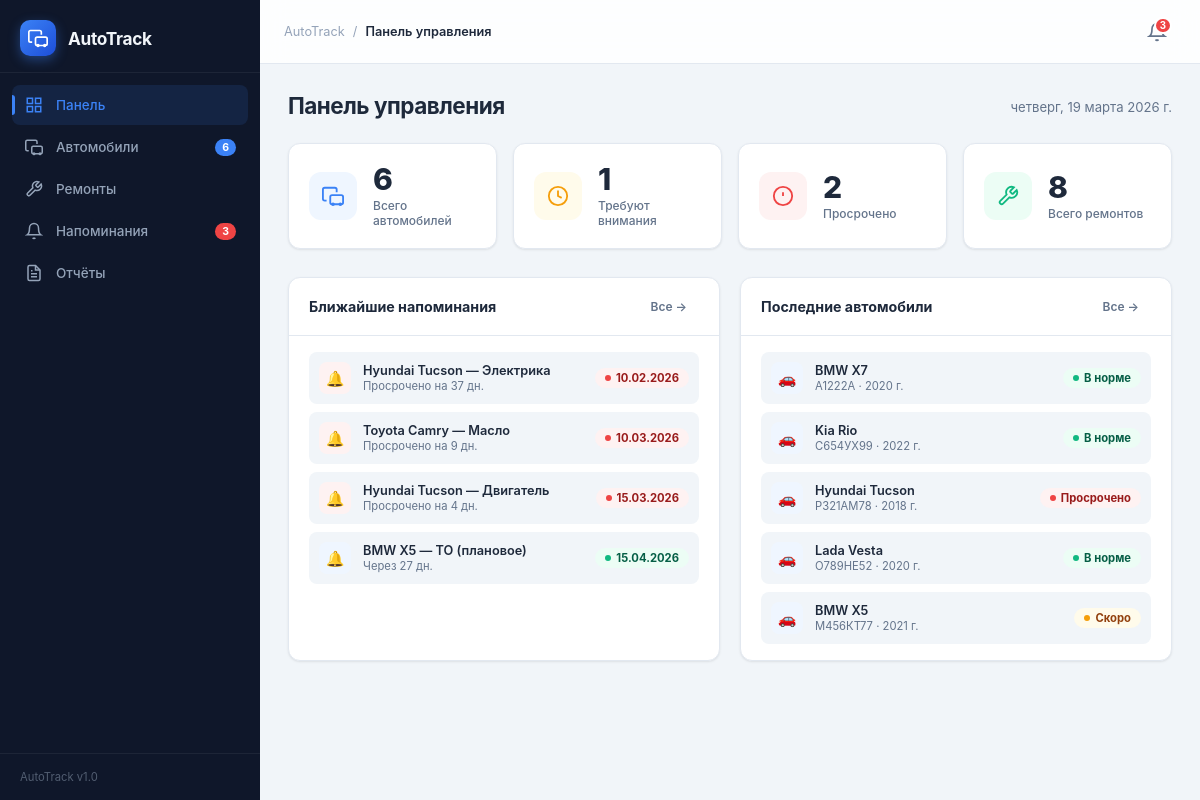
The page / on the database its author committed.
### apps/cars/models.py (models this page shows, shortened)
class Fix(models.Model):
    car = models.ForeignKey(Car, on_delete=models.CASCADE, verbose_name='Машина')
    repair_type = models.CharField(max_length=100, verbose_name='Тип ремонта')
    date = models.DateField(verbose_name='Дата ремонта')
    next_date = models.DateField(null=True, blank=True, verbose_name='Следующий ремонт')
    description = models.TextField(blank=True, default='', verbose_name='Комментарий')
    class Meta:
        verbose_name = 'Ремонт'
        verbose_name_plural = 'Ремонты'

class Car(models.Model):
    marka = models.CharField(max_length=50, verbose_name='Марка')
    model = models.CharField(max_length=50, verbose_name='Модель')
    gos_munber = models.CharField(max_length=20, verbose_name='Гос номер')
    year = models.PositiveIntegerField(verbose_name='Год выпуска')
    note = models.TextField(blank=True, default='', verbose_name='Примечание')
    class Meta:
        verbose_name = 'Машина'
        verbose_name_plural = 'Машины'

### apps/cars/views.py (the view)
# urls.py: path('', views.index, name='index'),
def index(request):
    today = date.today()
    cars = list(Car.objects.all())
    fixes = list(Fix.objects.select_related('car').order_by('-date'))
    fixes_by_car = {}
    for f in fixes:
        fixes_by_car.setdefault(f.car_id, []).append(f)
    def repair_status(next_date):
        if not next_date:
            return 'ok', 'В норме'
        diff = (next_date - today).days
        if diff < 0:
            return 'overdue', 'Просрочено'
        if diff <= 31:
            return 'soon', 'Скоро'
        return 'ok', 'В норме'
    cars_data = []
    for car in cars:
        car_fixes = fixes_by_car.get(car.id, [])
        last_fix = car_fixes[0] if car_fixes else None
        upcoming = [f for f in car_fixes if f.next_date]
        next_fix = min(upcoming, key=lambda f: f.next_date) if upcoming else None
        status, status_label = repair_status(next_fix.next_date if next_fix else None)
        cars_data.append({
            'car': car,
            'last_fix': last_fix,
            'next_fix': next_fix,
            'status': status,
            'status_label': status_label,
        })
    total_cars = len(cars)
    total_fixes = len(fixes)
    overdue_count = sum(1 for c in cars_data if c['status'] == 'overdue')
    soon_count = sum(1 for c in cars_data if c['status'] == 'soon')
    this_month = today.month
    this_year = today.year
    next_month = (this_month % 12) + 1
    next_month_year = this_year + (1 if this_month == 12 else 0)
    reminders = []
    for f in fixes:
        if not f.next_date:
            continue
        diff = (f.next_date - today).days
        nd = f.next_date
        if diff < 0:
            status = 'overdue'
            label = f'Просрочено на {abs(diff)} дн.'
        elif nd.month == this_month and nd.year == this_year:
            status = 'this_month'
            label = 'Сегодня!' if diff == 0 else f'Через {diff} дн.'
        elif nd.month == next_month and nd.year == next_month_year:
            status = 'next_month'
            label = f'Через {diff} дн.'
        else:
            continue
        reminders.append({
            'id': f.id,
            'car': f'{f.car.marka} {f.car.model}',
            'plate': f.car.gos_munber,
            'type': f.repair_type,
            'date': f.next_date,
            'diff': diff,
            'status': status,
            'label': label,
        })
    reminders.sort(key=lambda r: r['diff'])
    alert_reminder_ids = [
        r['id'] for r in reminders if r['status'] in ('overdue', 'this_month')
    ]
    context = {
        'cars_data': cars_data,
        'cars': cars,
        'fixes': fixes,
        'reminders': reminders,
        'total_cars': total_cars,
        'total_fixes': total_fixes,
        'overdue_count': overdue_count,
        'soon_count': soon_count,
        'alert_count': overdue_count + soon_count,
        'recent_cars_data': list(reversed(cars_data))[:5],
        'alert_reminder_ids_json': json.dumps(alert_reminder_ids),
    }
    return render(request, 'index.html', context)

### templates/index.html (shortened to what this page needs)
{% load static %}
<!DOCTYPE html>
<html lang="ru">
<head>
  <link rel="stylesheet" href="{% static 'css/style.css' %}" />
</head>
<body>
  <aside class="sidebar" id="sidebar">
    <div class="sidebar-header">
      <div class="logo">
        <div class="logo-icon">
          <svg viewBox="0 0 24 24" fill="none" stroke="currentColor" stroke-width="2">
            <path d="M5 17H3a2 2 0 01-2-2V5a2 2 0 012-2h11a2 2 0 012 2v3"/>
            <rect x="9" y="11" width="14" height="10" rx="2"/>
            <circle cx="12" cy="21" r="1"/><circle cx="20" cy="21" r="1"/>
          </svg>
        </div>
        <span class="logo-text">AutoTrack</span>
      </div>
    </div>
    <nav class="sidebar-nav">
      <a class="nav-item active" data-page="dashboard" href="#">
        <span class="nav-icon">
          <svg viewBox="0 0 24 24" fill="none" stroke="currentColor" stroke-width="2">
            <rect x="3" y="3" width="7" height="7"/><rect x="14" y="3" width="7" height="7"/>
            <rect x="14" y="14" width="7" height="7"/><rect x="3" y="14" width="7" height="7"/>
          </svg>
        </span>
        <span class="nav-text">Панель</span>
      </a>
      <a class="nav-item" data-page="cars" href="#">
        <span class="nav-icon">
          <svg viewBox="0 0 24 24" fill="none" stroke="currentColor" stroke-width="2">
            <path d="M5 17H3a2 2 0 01-2-2V5a2 2 0 012-2h11a2 2 0 012 2v3"/>
            <rect x="9" y="11" width="14" height="10" rx="2"/>
            <circle cx="12" cy="21" r="1"/><circle cx="20" cy="21" r="1"/>
          </svg>
        </span>
        <span class="nav-text">Автомобили</span>
        <span class="nav-badge" id="nav-badge-cars">{{ total_cars }}</span>
      </a>
      <a class="nav-item" data-page="repairs" href="#">
        <span class="nav-icon">
          <svg viewBox="0 0 24 24" fill="none" stroke="currentColor" stroke-width="2">
            <path d="M14.7 6.3a1 1 0 000 1.4l1.6 1.6a1 1 0 001.4 0l3.77-3.77a6 6 0 01-7.94 7.94l-6.91 6.91a2.12 2.12 0 01-3-3l6.91-6.91a6 6 0 017.94-7.94l-3.76 3.76z"/>
          </svg>
        </span>
        <span class="nav-text">Ремонты</span>
      </a>
      <a class="nav-item" data-page="reminders" href="#">
        <span class="nav-icon">
          <svg viewBox="0 0 24 24" fill="none" stroke="currentColor" stroke-width="2">
            <path d="M18 8A6 6 0 006 8c0 7-3 9-3 9h18s-3-2-3-9"/>
            <path d="M13.73 21a2 2 0 01-3.46 0"/>
          </svg>
        </span>
        <span class="nav-text">Напоминания</span>
        <span class="nav-badge alert" id="nav-badge-reminders">{{ alert_count }}</span>
      </a>
      <a class="nav-item" data-page="reports" href="#">
        <span class="nav-icon">
          <svg viewBox="0 0 24 24" fill="none" stroke="currentColor" stroke-width="2">
            <path d="M14 2H6a2 2 0 00-2 2v16a2 2 0 002 2h12a2 2 0 002-2V8z"/>
            <polyline points="14 2 14 8 20 8"/>
            <line x1="16" y1="13" x2="8" y2="13"/><line x1="16" y1="17" x2="8" y2="17"/>
            <polyline points="10 9 9 9 8 9"/>
          </svg>
        </span>
        <span class="nav-text">Отчёты</span>
      </a>
    </nav>
    <div class="sidebar-footer">
      <div class="sidebar-footer-info">
        <span>AutoTrack v1.0</span>
      </div>
    </div>
  </aside>
  <div class="main-wrapper">
    <header class="topbar">
      <div class="topbar-left">
        <div class="breadcrumb">
          <span class="breadcrumb-root">AutoTrack</span>
          <span class="breadcrumb-sep">/</span>
          <span class="breadcrumb-current" id="pageTitle">Панель управления</span>
        </div>
      </div>
      <div class="topbar-right">
        <button class="notif-btn" id="notifBtn" onclick="App.navigate('reminders')">
          <span class="notif-badge" id="topNotifBadge">{{ alert_count }}</span>
        </button>
      </div>
    </header>
    <div class="pages">
      <section class="page active" id="page-dashboard">
        <div class="page-header">
          <h1 class="page-h1">Панель управления</h1>
          <p class="page-subtitle" id="dashDate"></p>
        </div>
        <div class="stats-grid" id="statsGrid">
          <div class="stat-card" data-color="blue">
            <div class="stat-icon">
              <svg viewBox="0 0 24 24" fill="none" stroke="currentColor" stroke-width="2">
                <path d="M5 17H3a2 2 0 01-2-2V5a2 2 0 012-2h11a2 2 0 012 2v3"/>
                <rect x="9" y="11" width="14" height="10" rx="2"/>
                <circle cx="12" cy="21" r="1"/><circle cx="20" cy="21" r="1"/>
              </svg>
            </div>
            <div class="stat-body">
              <div class="stat-value" id="stat-total">{{ total_cars }}</div>
              <div class="stat-label">Всего автомобилей</div>
            </div>
          </div>
          <div class="stat-card" data-color="amber">
            <div class="stat-icon">
              <svg viewBox="0 0 24 24" fill="none" stroke="currentColor" stroke-width="2">
                <circle cx="12" cy="12" r="10"/>
                <polyline points="12 6 12 12 16 14"/>
              </svg>
            </div>
            <div class="stat-body">
              <div class="stat-value" id="stat-soon">{{ soon_count }}</div>
              <div class="stat-label">Требуют внимания</div>
            </div>
          </div>
          <div class="stat-card" data-color="red">
            <div class="stat-icon">
              <svg viewBox="0 0 24 24" fill="none" stroke="currentColor" stroke-width="2">
                <circle cx="12" cy="12" r="10"/>
                <line x1="12" y1="8" x2="12" y2="12"/>
                <line x1="12" y1="16" x2="12.01" y2="16"/>
              </svg>
            </div>
            <div class="stat-body">
              <div class="stat-value" id="stat-overdue">{{ overdue_count }}</div>
              <div class="stat-label">Просрочено</div>
            </div>
          </div>
          <div class="stat-card" data-color="green">
            <div class="stat-icon">
              <svg viewBox="0 0 24 24" fill="none" stroke="currentColor" stroke-width="2">
                <path d="M14.7 6.3a1 1 0 000 1.4l1.6 1.6a1 1 0 001.4 0l3.77-3.77a6 6 0 01-7.94 7.94l-6.91 6.91a2.12 2.12 0 01-3-3l6.91-6.91a6 6 0 017.94-7.94l-3.76 3.76z"/>
              </svg>
            </div>
            <div class="stat-body">
              <div class="stat-value" id="stat-repairs">{{ total_fixes }}</div>
              <div class="stat-label">Всего ремонтов</div>
            </div>
          </div>
        </div>
        <div class="dash-grid">
          <div class="widget">
            <div class="widget-header">
              <h2 class="widget-title">Ближайшие напоминания</h2>
              <button class="btn btn-ghost btn-sm" onclick="App.navigate('reminders')">Все →</button>
            </div>
            <div class="widget-body" id="dashReminders">
              {% if reminders %}
                <div class="compact-list">
                  {% for r in reminders|slice:":5" %}
                    <div class="compact-item" onclick="App.navigate('reminders')">
                      <div class="compact-item-icon reminder-icon-{{ r.status }}">🔔</div>
                      <div class="compact-item-body">
                        <div class="compact-item-title">{{ r.car }} — {{ r.type }}</div>
                        <div class="compact-item-sub">{{ r.label }}</div>
                      </div>
                      {% if r.status == 'overdue' %}
                        <span class="status-badge overdue">{{ r.date|date:"d.m.Y" }}</span>
                      {% elif r.status == 'this_month' %}
                        <span class="status-badge soon">{{ r.date|date:"d.m.Y" }}</span>
                      {% else %}
                        <span class="status-badge ok">{{ r.date|date:"d.m.Y" }}</span>
                      {% endif %}
                    </div>
                  {% endfor %}
                </div>
              {% else %}
                <div class="empty-state small">Нет предстоящих событий 🎉</div>
              {% endif %}
            </div>
          </div>
          <div class="widget">
            <div class="widget-header">
              <h2 class="widget-title">Последние автомобили</h2>
              <button class="btn btn-ghost btn-sm" onclick="App.navigate('cars')">Все →</button>
            </div>
            <div class="widget-body" id="dashCars">
              {% if recent_cars_data %}
                <div class="compact-list">
                  {% for item in recent_cars_data %}
                    <div class="compact-item" data-car-id="{{ item.car.id }}" onclick="App.openDetailModal(+this.dataset.carId)">
                      <div class="compact-item-icon" style="background:var(--blue-light);color:var(--blue)">🚗</div>
                      <div class="compact-item-body">
                        <div class="compact-item-title">{{ item.car.marka }} {{ item.car.model }}</div>
                        <div class="compact-item-sub">{{ item.car.gos_munber }} · {{ item.car.year }} г.</div>
                      </div>
                      <span class="status-badge {{ item.status }}">{{ item.status_label }}</span>
                    </div>
                  {% endfor %}
                </div>
              {% else %}
                <div class="empty-state small">Автомобили не добавлены</div>
              {% endif %}
            </div>
          </div>
        </div>
      </section>
    </div>
  </div>
</body>
</html>

### rows shown on the page
Fix: type "Электрика", date "10.02.2026"
Fix: type "Масло", date "10.03.2026"
Fix: type "Двигатель", date "15.03.2026"
Fix: type "ТО (плановое)", date "15.04.2026"
Car: car.marka "BMW", car.model "X7", car.gos_munber "A1222A", car.year "2020", status_label "В норме"
Car: car.marka "Kia", car.model "Rio", car.gos_munber "С654УХ99", car.year "2022", status_label "В норме"
Car: car.marka "Hyundai", car.model "Tucson", car.gos_munber "Р321АМ78", car.year "2018", status_label "Просрочено"
Car: car.marka "Lada", car.model "Vesta", car.gos_munber "О789НЕ52", car.year "2020", status_label "В норме"
Car: car.marka "BMW", car.model "X5", car.gos_munber "М456КТ77", car.year "2021", status_label "Скоро"

### other values the page prints
{{ total_cars }} "6"
{{ alert_count }} "3"
{{ soon_count }} "1"
{{ overdue_count }} "2"
{{ total_fixes }} "8"
{{ r.car }} "Hyundai Tucson" "Toyota Camry" "Hyundai Tucson" "BMW X5"
{{ r.label }} "Просрочено на 37 дн." "Просрочено на 9 дн." "Просрочено на 4 дн." "Через 27 дн."
